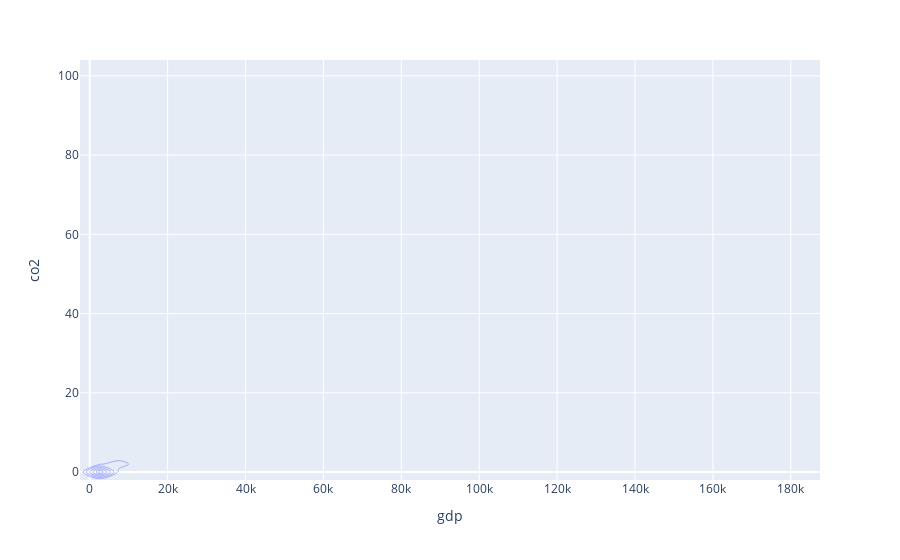

The notebook cell this image was saved under:
### Code cell


### Figure 1 — Plotly figure (JSON) as saved in the notebook; plotly's stock layout.template omitted (floating-point values rounded to 4 significant figures; data arrays with more than 128 entries replaced by an {"elided": "..."} marker saying what was removed)
{"data": [{"contours": {"coloring": "none"}, "hovertemplate": "gdp=%{x}<br>co2=%{y}<br>count=%{z}<extra></extra>", "legendgroup": "", "line": {"color": "#636efa"}, "name": "", "showlegend": false, "type": "histogram2dcontour", "x": {"elided": "8202 int values"}, "xaxis": "x", "xbingroup": "x", "y": {"elided": "8202 float values"}, "yaxis": "y", "ybingroup": "y"}], "layout": {"legend": {"tracegroupgap": 0}, "margin": {"t": 60}, "xaxis": {"anchor": "y", "domain": [0, 1], "title": {"text": "gdp"}}, "yaxis": {"anchor": "x", "domain": [0, 1], "title": {"text": "co2"}}}}
